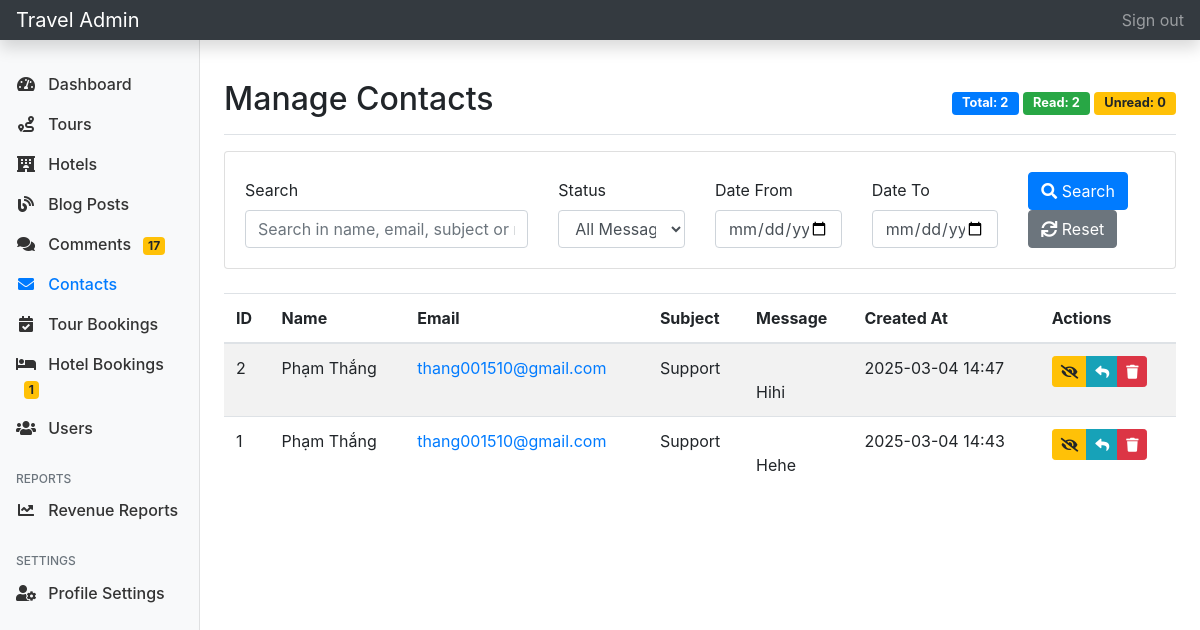
Screenshot of /admin/contacts.php (signed in) with the database file from the repository.
### tables this page shows
CREATE TABLE `contacts` (
  `id` int(11) NOT NULL,
  `name` varchar(100) NOT NULL,
  `email` varchar(255) NOT NULL,
  `subject` varchar(255) NOT NULL,
  `message` text NOT NULL,
  `created_at` timestamp NOT NULL DEFAULT current_timestamp(),
  `is_read` tinyint(1) NOT NULL DEFAULT 0
);

### admin/contacts.php (the view, shortened to what this page needs)
<?php
require_once 'auth.php';
$search = isset($_GET['search']) ? trim($_GET['search']) : '';
$date_from = isset($_GET['date_from']) ? trim($_GET['date_from']) : '';
$date_to = isset($_GET['date_to']) ? trim($_GET['date_to']) : '';
$query = "SELECT * FROM contacts WHERE 1=1";
$params = [];
$query .= " ORDER BY created_at DESC";
$stmt = $pdo->prepare($query);
$stmt->execute($params);
$contacts = $stmt->fetchAll();
$stmt = $pdo->query("SELECT
    COUNT(*) as total,
    SUM(is_read = 1) as read_count,
    SUM(is_read = 0) as unread_count
FROM contacts");
$counts = $stmt->fetch();
?>
<!DOCTYPE html>
<html lang="en">
<head>
    <link href="https://stackpath.bootstrapcdn.com/bootstrap/4.5.2/css/bootstrap.min.css" rel="stylesheet">
    <link href="https://cdnjs.cloudflare.com/ajax/libs/font-awesome/5.15.1/css/all.min.css" rel="stylesheet">
</head>
<body>
    <?php include 'includes/admin_header.php'; ?>
    <div class="container-fluid">
        <div class="row">
            <?php include 'includes/admin_sidebar.php'; ?>
            <main role="main" class="col-md-9 ml-sm-auto col-lg-10 px-md-4 py-4">
                <div
                    class="d-flex justify-content-between flex-wrap flex-md-nowrap align-items-center pt-3 pb-2 mb-3 border-bottom">
                    <h1 class="h2">Manage Contacts</h1>
                    <div class="contact-stats">
                        <span class="badge badge-primary">Total: <?php echo $counts['total']; ?></span>
                        <span class="badge badge-success">Read: <?php echo $counts['read_count']; ?></span>
                        <span class="badge badge-warning">Unread: <?php echo $counts['unread_count']; ?></span>
                    </div>
                </div>
                <div class="card mb-4">
                    <div class="card-body">
                        <form method="get" class="row align-items-end">
                            <div class="col-md-4">
                                <label>Search</label>
                                <input type="text" name="search" class="form-control"
                                    value="<?php echo htmlspecialchars($search); ?>"
                                    placeholder="Search in name, email, subject or message...">
                            </div>
                            <div class="col-md-2">
                                <label>Status</label>
                                <select name="is_read" class="form-control">
                                    <option value="">All Messages</option>
                                </select>
                            </div>
                            <div class="col-md-2">
                                <label>Date From</label>
                                <input type="date" name="date_from" class="form-control"
                                    value="<?php echo $date_from; ?>">
                            </div>
                            <div class="col-md-2">
                                <label>Date To</label>
                                <input type="date" name="date_to" class="form-control" value="<?php echo $date_to; ?>">
                            </div>
                            <div class="col-md-2">
                                <button type="submit" class="btn btn-primary">
                                    <i class="fas fa-search"></i> Search
                                </button>
                                <a href="contacts.php" class="btn btn-secondary">
                                    <i class="fas fa-sync"></i> Reset
                                </a>
                            </div>
                        </form>
                    </div>
                </div>
                <div class="table-responsive">
                    <table class="table table-striped">
                        <thead>
                            <tr>
                                <th>ID</th>
                                <th>Name</th>
                                <th>Email</th>
                                <th>Subject</th>
                                <th>Message</th>
                                <th>Created At</th>
                                <th>Actions</th>
                            </tr>
                        </thead>
                        <tbody>
                            <?php foreach ($contacts as $contact): ?>
                                <tr class="<?php echo !$contact['is_read'] ? 'unread' : ''; ?>">
                                    <td><?php echo $contact['id']; ?></td>
                                    <td><?php echo htmlspecialchars($contact['name']); ?></td>
                                    <td>
                                        <a href="mailto:<?php echo htmlspecialchars($contact['email']); ?>">
                                            <?php echo htmlspecialchars($contact['email']); ?>
                                        </a>
                                    </td>
                                    <td><?php echo htmlspecialchars($contact['subject']); ?></td>
                                    <td>
                                        <div class="message-content">
                                            <?php echo nl2br(htmlspecialchars($contact['message'])); ?>
                                        </div>
                                    </td>
                                    <td><?php echo date('Y-m-d H:i', strtotime($contact['created_at'])); ?></td>
                                    <td>
                                        <div class="btn-group">
                                            <a href="contacts.php?action=toggle_read&id=<?php echo $contact['id']; ?>"
                                                class="btn btn-sm <?php echo $contact['is_read'] ? 'btn-warning' : 'btn-success'; ?>"
                                                title="<?php echo $contact['is_read'] ? 'Mark as Unread' : 'Mark as Read'; ?>">
                                                <i
                                                    class="fas <?php echo $contact['is_read'] ? 'fa-eye-slash' : 'fa-eye'; ?>"></i>
                                            </a>
                                            <a href="mailto:<?php echo htmlspecialchars($contact['email']); ?>?subject=Re: <?php echo htmlspecialchars($contact['subject']); ?>"
                                                class="btn btn-sm btn-info" title="Reply">
                                                <i class="fas fa-reply"></i>
                                            </a>
                                            <a href="contacts.php?action=delete&id=<?php echo $contact['id']; ?>"
                                                class="btn btn-sm btn-danger"
                                                onclick="return confirm('Are you sure you want to delete this message?');"
                                                title="Delete">
                                                <i class="fas fa-trash"></i>
                                            </a>
                                        </div>
                                    </td>
                                </tr>
                            <?php endforeach; ?>
                        </tbody>
                    </table>
                </div>
            </main>
        </div>
    </div>
</body>
</html>

### admin/contacts.php (style rules this page uses)
.message-content { white-space: pre-line; max-height: 100px; overflow-y: auto; }
.contact-stats { font-size: 0.9rem; }
.contact-stats .badge { font-size: 0.8rem; padding: 0.4em 0.8em; }

### admin/includes/admin_sidebar.php (style rules this page uses)
.badge { font-size: 0.75rem; }

### rows the page displays
contacts: id "2", name "Phạm Thắng", email "thang001510@gmail.com", subject "Support", message "Hihi", created_at "2025-03-04 14:47", is_read 1 (drawn)
contacts: id "1", name "Phạm Thắng", email "thang001510@gmail.com", subject "Support", message "Hehe", created_at "2025-03-04 14:43", is_read 1 (drawn)

### other values shown
$pending_count "17"
$pending_hotel_bookings "1"
$counts['total'] "2"
$counts['read_count'] "2"
$counts['unread_count'] "0"
